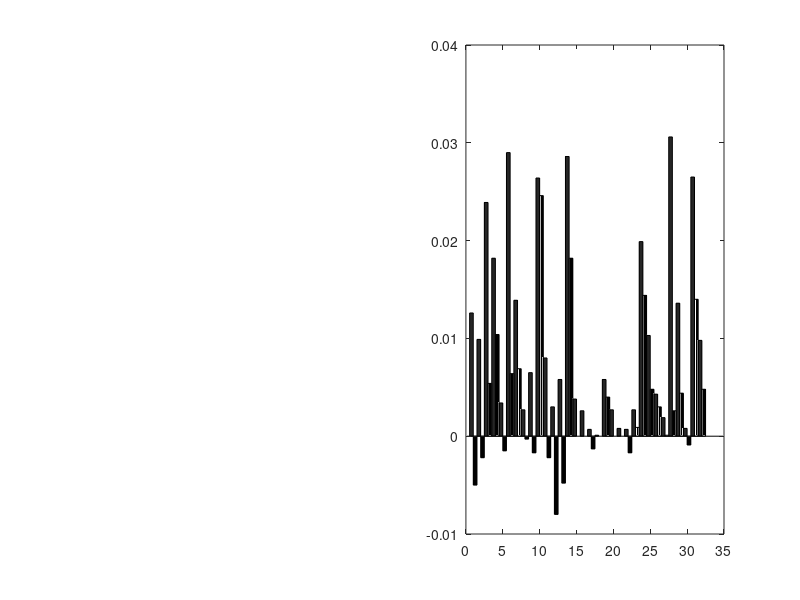

The MATLAB source for this figure: (Note: this script raises an error after producing the figure.)
sac_l=[-0.004636156
0.003366531
0.006793878
0.008981716
0.015048033
0.013219499
0.014202573
0.01176498
0.013989907
0.013119017
0.007724284
0.018067313
0.005686619
0.009799654
0.003912718
0.00718644
0.004100605
0.012798472
0.008576634
0.008418012
0.024461714
0.029260012
0.02649665
0.036571985
0.033555508
0.029945261
0.040986732
0.043932897
0.036878281
0.034624678
0.011190958
0.012458517
0.011095433
0.018151965
0.021081902
0.020139823
0.018512715
0.023507151
0.015620115
0.013669628
0.00410415
0.002154792
0.003963822
0.005170514
0.004991672
0.006282222
0.001913027
0.007274533
0.007692014
0.010539696
0.014496574
0.011294381
0.020697651
0.03193937
0.032686958
0.035148698
0.032857392
0.027557555
0.023992721
0.028021992
0.010177877
0.010332354
0.010328175
0.019357652
0.0171133
0.017456407
0.017835578
0.02296213
0.017282291
0.018172102
0.002349867
-0.000241043
0.001552564
-0.000442624
0.00377704
0.002514415
-0.00397678
0.006415897
0.004052201
0.002949699
0.011692586
0.007973674
0.007071687
0.012525853
0.007057996
0.008653802
0.016921636
0.011965148
0.010651796
0.006418124
0.052197818
0.050283088
0.047831791
0.064192343
0.057932092
0.060466061
0.053754944
0.05150836
0.057763783
0.062032768
0.025267212
0.028187669
0.029825829
0.026563356
0.019672096
0.017821193
0.020099267
0.018540513
0.021202272
0.01331934
0.009022859
0.005543347
0.001803133
0.002650942
0.002294117
0.007109716
0.004451383
0.006086748
0.010117362
0.002612051
0.012011725
0.013489746
0.00675818
0.005813494
0.007288206
0.002856355
0.010071461
0.008219972
0.017202942
0.011651044
0.022230796
0.024826856
0.029517997
0.03636326
0.03795661
0.025200243
0.033163804
0.031021197
0.022519247
0.028400712
0.003312565
-0.001768765
0.004079958
0.003809243
0.002740196
-0.000778803
0.008085929
0.005521868
0.001785937
-0.000928163
0.001639368
0.006575571
0.001855072
0.006280876
0.003196593
0.005934766
0.002483176
0.005281878
0.007693976
0.006277022
0.007469808
0.007513839
-0.003146208
-0.003492097
-7.92517E-05
-0.000350066
-0.001154776
-0.003018819
0.000379024
-0.003142841
0.001890199
0.000282613
-0.001090902
0.000366511
-0.000326925
-0.001133744
0.00049455
0.000950499
-0.003225801
0.002927493
0.009841398
0.017770177
0.008133438
0.009088645
0.016488405
0.013108918
0.007369479
0.010534721
0.007543872
0.005528449
-0.001320167
0.002824063
0.005498742
0.002939841
0.006365222
0.002474743
0.001628734
0.002972095
-0.000177771
0.003592847
-0.001644934
0.002939726
-0.000605276
0.002800852
0.001457796
0.004290761
0.001366377
-8.31331E-05
0.001794546
9.03423E-05
-0.002383436
0.000619047
-0.001881665
-0.001123806
-0.002440007
-0.004651999
-0.000726613
0.002294123
-0.002233829
0.002738472
-0.001515777
0.000787864
0.004629828
0.007025154
0.001762387
0.001724973
0.004292091
0.003858765
-0.000258961
0.001955068
0.010872485
0.007462773
0.012589486
0.022126576
0.021441521
0.019003004
0.017703413
0.013888521
0.024215012
0.019688256
0.006441074
0.004286605
0.004891228
0.004269306
0.009469105
0.006917373
0.011939948
0.000372115
0.00374115
0.010850716
0.004892617
-0.001067359
0.006854983
0.002007476
0.003640201
0.006525955
0.002493569
0.001711108
0.003265167
0.003561896
-0.000772388
0.001910613
0.000986522
-0.003734484
-0.003055923
0.001536121
0.002955408
0.000842906
0.002996625
0.0008126
-0.027930691
-0.02932579
0.017743352
0.048999188
0.043013276
0.015488064
0.016777062
0.035322027
0.031984707
0.032959947
0.005708762
0.007732543
0.00853812
0.019734821
0.008270725
0.017062964
0.012825073
0.013721959
0.007899548
0.011043844
0.001971555
-0.001472357
0.00029002
-0.001362556
-0.006549206
-0.000686553
0.002557508
0.002708435
0.005018851
0.002766612
0.030615854
0.0287927
0.02869148
0.038708089
0.030088786
0.034710288
0.034573712
0.036010108
0.032689873
0.035960272
0.0061103
0.005547276
0.007964083
0.008940713
0.009657001
0.011672396
0.010070831
0.007536772
0.008672168
0.006248759];
sac_ul=[0.005623175
-0.00088105
0.016299464
0.00544049
0.009883108
0.010266491
0.011288486
-0.003657055
-0.007771286
0.008232352
0.012020408
0.013382754
0.005232005
0.008530357
0.012619317
0.01835102
0.006974641
0.007706333
0.002571869
-0.000648124
0.067690226
0.029884416
0.060544526
0.03690047
0.051414233
0.039658839
0.052266196
0.027446932
0.028739693
0.054061601
0.047643909
0.026373227
0.033781094
0.030311504
0.032455287
0.032782268
0.032493203
0.028052299
0.034793483
0.017274766
0.011996428
0.014092425
0.003721333
-0.004899108
0.006957667
0.01361632
0.005690986
-0.005295167
-0.003016219
-0.002646589
0.043933915
0.037917838
0.032791423
0.037954832
0.022005434
0.036394461
0.027380045
0.033119412
0.037809271
0.020489984
0.023341161
0.002253539
0.022881024
0.01309722
0.021761804
0.015362222
0.018663239
0.003051712
0.013989145
0.011238657
0.002103703
0.017548432
0.00546201
-0.000256562
0.003928072
-0.005400726
-0.001113897
-9.96374E-05
-0.003258802
0.004231186
0.004317192
-0.008699831
0.001866814
0.01356028
0.016744868
0.002356103
0.022026143
0.013962272
0.007302437
0.01742634
0.054410755
0.047495616
0.043460733
0.049301575
0.046538811
0.033868595
0.054569607
0.027056404
0.034906521
0.047692415
-0.009148659
0.00480504
0.015136727
0.01754846
0.004390112
0.020525239
0.008881666
0.013667804
-0.008596677
0.009583442
0.006661909
-0.011111626
0.01306067
0.00149523
0.005970518
0.01409355
0.006757773
-0.002470536
0.005245643
0.011978574
-0.002042065
0.010397757
0.008606168
0.011994505
0.000738417
-0.002868536
-0.005858062
0.004418578
2.60054E-05
0.01825493
0.061856915
0.046250267
0.067885378
0.057036222
0.055700128
0.056421624
0.0585232
0.054327564
0.058046638
0.079738077
-0.00500225
0.001771015
-0.002839685
-0.00099139
0.011249236
-0.001771092
-0.000387301
-0.00026363
0.001081445
0.002436505
0.009733533
-0.000195835
-0.00562982
-0.009122975
0.009448679
-6.39747E-05
0.000178434
-0.011820553
0.012406447
0.010063894
0.010489174
0.000462772
0.007620505
-0.00627216
0.01347578
0.009872175
0.00407112
0.008255455
0.00991028
0.002127007
0.007773495
0.000744176
0.018542627
0.010989165
0.006530071
0.000623754
0.005823212
0.010000348
0.004286613
0.008439143
0.001700383
0.017681295
0.023053978
0.014717077
0.020533579
-0.001878011
0.004880503
0.002095004
0.013458681
0.001722761
0.00079097
-0.005119499
0.003267186
0.008211599
0.005641941
0.005401911
-0.006533784
-0.010215841
-0.011955156
-0.009495427
0.006839321
0.011205707
-0.0051586
0.004066169
0.015785917
0.005856326
0.002454157
-0.014312825
-0.000531211
-0.007561577
-0.005653027
-9.16656E-05
0.003188469
0.00460469
-0.006281156
-0.00888931
0.001237849
0.013229172
0.003305614
0.002343941
-0.012772088
0.0052971
0.010301637
0.007029282
-0.006056857
0.007761474
-0.003374625
0.004898763
0.00758324
0.00403658
0.03558892
0.035727872
0.030787285
0.038641816
0.035915861
0.034418921
0.046121178
0.043739645
0.046357576
0.047010906
0.027110291
0.010195085
0.016306345
0.004448207
0.022241723
0.011518215
0.016886897
0.008928826
0.027001022
-0.004060367
0.010325889
0.003347443
0.008412477
0.003451056
0.006462713
-0.001864717
0.002011822
0.00979319
-0.010054215
-0.001086585
-0.001917268
0.004052034
0.001842835
0.00130867
-0.000142796
-0.002178858
-0.007224098
-0.005881294
0.007094776
-0.003512742
0.044487375
0.06492235
0.064056607
0.041220947
0.06083349
0.073129735
0.030643849
0.054205746
0.015530144
0.054765637
0.00716298
0.001784334
0.009605831
0.01468949
0.022488342
0.008188375
0.015880717
0.020388292
-0.002118108
0.017840776
0.001665969
-0.013072526
8.74418E-05
-0.008736554
0.011447374
-0.011317314
0.001223821
-0.007249414
0.002761603
0.00021168
0.041223084
0.038235407
0.056917419
0.039445829
0.051327896
0.048700177
0.039730306
0.040719571
0.056934518
0.035735188
0.030311359
0.017054866
0.026781549
0.019622043
0.025969403
0.013651352
0.035366764
0.025524159
0.025528138
0.029014062];
rul_l=[0.012336674
0.016907852
0.014033643
0.009385214
0.01489514
0.013923236
0.015167196
0.016966991
0.016996563
0.015680969
0.016837946
0.029040611
0.013853531
0.008128173
0.003852425
0.007731526
0.003817704
0.0129188
0.009519301
0.008682492
0.029710924
0.043160583
0.035976553
0.036363723
0.032794338
0.031833957
0.039457002
0.045510066
0.03744938
0.037456882
0.015687612
0.020282501
0.017969121
0.018713654
0.020908405
0.020075803
0.017757442
0.0238513
0.01714919
0.014495485
0.003696107
0.002654279
0.003094889
0.006505464
0.005370032
0.006932815
0.001919224
0.00721746
0.005717342
0.008665168
0.035109882
0.028298748
0.036157714
0.032250362
0.032874745
0.035420551
0.033634658
0.029286922
0.025300039
0.030245376
0.017184095
0.028698496
0.027592851
0.019081581
0.015446301
0.020200495
0.019935981
0.025527268
0.020077967
0.019832176
0.003567595
0.00541285
0.003261143
-0.003351737
0.005115118
-0.000222059
-0.00341829
0.008475865
0.003647306
0.005116146
0.012345091
0.008662268
0.007042438
0.010489992
0.006663546
0.010283209
0.016926205
0.010683184
0.009394927
0.008912505
0.053997189
0.054270982
0.051363225
0.064311955
0.057760685
0.060308508
0.057960254
0.076133077
0.078910572
0.08266814
0.025499789
0.027883945
0.02976914
0.02736654
0.019636707
0.016990446
0.021293139
0.02037962
0.027909853
0.020858416
0.010708741
0.006891792
0.003482414
0.002922685
0.002500755
0.00646846
0.004809154
0.010623575
0.007806889
0.003849148
0.013316413
0.014771281
0.00942334
0.006654678
0.006855225
0.00382024
0.007516899
0.010913619
0.016136304
0.013584911
0.034258707
0.035066426
0.035850549
0.034954993
0.038411635
0.025668705
0.033865073
0.031787936
0.023551627
0.029300385
0.001458375
0.001282
0.003022983
0.004052799
0.002733224
-0.001344876
0.007892266
0.005594262
0.00204864
-0.000897826
-6.56509E-05
0.008033638
0.00156578
0.00808002
0.003355006
0.006433666
0.001936165
0.005154811
0.005037772
0.005389541
0.005772814
0.006097384
-0.001369982
-0.005287919
0.001204907
-0.000752757
-0.000607966
0.000440373
-0.006344786
-0.002877656
0.004424002
0.001988234
-0.000885355
-0.001168549
0.001115937
-0.000257883
-0.000584842
0.00225314
-0.002107106
0.004942619
0.00422284
0.00684314
0.007238732
0.008201682
0.016109203
0.013996449
0.007865347
0.009820535
0.005754526
0.005712322
0.005978112
0.006065644
0.006375335
0.002712129
0.004919378
0.002756425
0.000101489
0.004670848
0.000920541
0.00035185
-0.001838086
0.00151229
0.0016946
0.001747674
0.002340507
0.005319083
-0.000532748
-0.000784803
0.00227478
0.001641686
0.000857225
-0.002135077
0.002904917
0.000397239
-0.001903014
-0.004596681
0.000177501
0.001748247
-0.001429107
0.003231521
0.002632846
0.001198315
0.005272495
0.007179938
0.000798487
0.000730051
0.007092757
0.003237173
-0.000491798
0.007585454
0.029019915
0.022168057
0.019300404
0.023316355
0.023068073
0.020492468
0.018763674
0.015214457
0.025028749
0.022160169
0.008973946
0.009408946
0.01098963
0.007317556
0.013969021
0.011152498
0.013835319
0.007449582
0.008090285
0.013465006
0.012098233
0.007032013
0.00119399
0.002309042
0.004131252
0.005853675
0.005779087
0.002995712
0.006272479
0.008927729
0.003441977
0.000919332
0.003644168
-0.002551019
-0.002247003
0.00211349
0.003603852
0.000769682
-0.00054617
0.000537743
0.053992104
0.0484503
0.042812286
0.051099751
0.044467658
0.01286337
0.025541956
0.069809749
0.067263464
0.064258958
0.013955702
0.014605592
0.017334109
0.019709346
0.008972312
0.017705331
0.0129072
0.013872621
0.009541985
0.011983092
-0.001788796
0.000207611
0.001011508
2.79579E-05
-0.006681332
-0.000548594
0.003182844
0.002945939
0.004319019
0.003238665
0.036457914
0.034974165
0.034839513
0.038743996
0.030483952
0.03532124
0.034025234
0.035733009
0.032629011
0.036305338
0.013672633
0.0092513
0.011450327
0.008353032
0.009461668
0.011746446
0.009965309
0.008331487
0.006644994
0.005581317];
rul_ul=[0.009347089
-0.003862059
0.009942278
1.36051E-05
0.007798067
0.009307326
0.020027518
0.010339847
-0.007456945
0.01586914
0.00682863
0.012860543
0.004126455
0.008234457
0.012752562
0.019258812
0.00551824
0.010223587
-0.001174599
-0.00345407
0.061364917
0.02306808
0.054069509
0.030639282
0.048585613
0.039054818
0.04980201
0.020974954
0.028097947
0.047535669
0.049144177
0.02419908
0.033044469
0.030924333
0.032660907
0.031811268
0.033517651
0.030612039
0.031400445
0.021047743
0.012936274
0.015557401
-0.002026875
0.019013961
0.006895998
0.003100486
0.011280496
-0.013535125
-0.00623131
-0.012015458
0.045877735
0.040448034
0.032074252
0.035961672
0.022149517
0.037069625
0.029751925
0.031799519
0.040886759
0.019602708
0.029092094
0.003001818
0.036374242
0.016284607
0.024035142
0.008490823
0.037749156
0.004101084
0.020707161
0.030548444
-0.002001876
-0.002908842
0.003372106
-0.003123291
-0.002146668
-0.001532962
-0.002109076
-0.000645677
0.00548225
0.004608413
0.005058547
-0.010864145
0.003972571
0.005867999
0.02028663
0.006959006
0.02176924
0.008470709
0.000619369
0.011829138
0.054465544
0.049028062
0.045473576
0.048619753
0.041224865
0.041248423
0.045430964
0.027922467
0.041962533
0.052458468
0.004353929
0.005553202
0.021242251
0.00615249
0.010296663
0.02185823
0.011370444
-0.000621545
-0.00385956
-0.005843146
0.007675834
-0.007211215
0.01393019
-0.002052674
0.008148597
0.014588512
0.005675955
0.001016778
-0.007669152
0.023031296
0.001953996
-0.008428618
-0.011593326
-0.004812259
-0.002064438
0.007201557
-0.004403739
-0.011582284
0.005846014
0.012851238
0.063328576
0.046561801
0.067337631
0.05656995
0.0552224
0.057522509
0.058373439
0.056515722
0.056826445
0.082022707
-0.004471498
0.006796172
-0.000317182
0.003159712
0.003981811
0.000752636
0.003411335
0.000660436
0.008571839
0.011139731
-0.002596502
-0.005075566
-0.002068378
-0.005220244
0.009822631
-0.014477626
0.002602004
-0.000410691
0.003346689
0.010512586
-0.010889644
-0.004526142
-0.009790307
-0.010826919
-0.003244224
-0.005737102
0.001598415
-0.007018274
-0.008037374
-0.001888441
0.015383798
0.003383508
0.00226678
-0.003144661
0.010097285
-0.000949733
-0.005398953
0.007244937
0.003899434
-0.004596597
0.004066077
0.014296513
0.021160719
0.007530433
0.024674052
0.002594623
0.009101708
0.008605246
0.018876234
0.000919815
0.00245507
0.000793046
7.42182E-05
0.013071844
-0.000955319
0.003232733
-7.87653E-05
-0.007530256
-0.000664608
-0.001437475
0.000587707
0.004328322
-0.005629897
0.002028654
-0.010431991
-0.009404949
0.001174532
0.000281119
0.005495145
-0.006190648
0.000615299
0.013585962
-0.001358487
0.005476271
0.004973007
0.008791849
-0.000686831
-0.018927138
0.003117964
-0.017406256
-0.011522205
-0.000521998
0.014904922
-0.004061024
-0.014855577
-0.003155401
0.002080063
0.000489684
0.003545718
0.00376197
0.036764374
0.036147451
0.02861125
0.042221556
0.036118863
0.034345032
0.044971704
0.043206819
0.04291059
0.048265252
0.030383999
0.011981618
0.009206316
0.006993756
0.024232321
0.013595371
0.018221693
0.014917774
0.028487098
-0.004369233
0.007234641
0.00215294
0.011770837
0.000101549
0.003300722
0.001479829
-0.004504056
-0.005753573
-0.009966129
0.001152666
0.002925948
0.005611655
0.00403169
0.007058862
-0.003743283
0.002915799
0.00827788
-0.001708362
-0.00269327
0.002734528
0.042704665
0.064887181
0.06616826
0.041634074
0.059651396
0.074430408
0.032144492
0.062398391
0.030474322
0.010156957
0.006451639
0.000590705
0.008459952
0.009612645
0.017125067
0.01254168
0.011681847
0.018050423
0.003987802
0.009008972
0.008327961
6.17454E-05
-0.00077205
-0.006547132
0.007377169
0.005900439
0.001054582
0.010406944
-0.016607506
-0.006972861
0.040942633
0.038405732
0.05557808
0.041406678
0.052018455
0.050850463
0.041785829
0.043042091
0.055120048
0.036044361
0.030359134
0.016030422
0.024575197
0.021468802
0.023289187
0.012864872
0.034988909
0.028322335
0.025494162
0.027700352];
ll = [0.009584998	0.005472417	0.012592581	-0.004993167;
    0.008627075	0.008674059	0.009879638	-0.002243337;
    0.033671372	0.044860713	0.023888269	0.005377459;
    0.016542821	0.031596105	0.018164251	0.010378891;
    0.005408644	0.004021808	0.003354344	-0.001535496;
    0.025869329	0.032979661	0.029038283	0.006386605;
    0.016101787	0.014563972	0.013878163	0.006869872;
    0.001895123	0.002314378	0.002715711	-0.000287735;
    0.01009323	0.009086262	0.006498603	-0.001717202;
    0.055796305	0.043930103	0.026424153	0.024648891;
    0.022049875	0.007679315	0.007964292	-0.002245012;
    0.005169166	0.005168171	0.003043664	-0.008046295;
    0.009536312	0.00436677	0.005816144	-0.004766032;
    0.029120072	0.059578601	0.028570295	0.018153544;
    0.002585996	0.000528292	0.003804299	0.005786799;
    0.00472183	0.001499781	0.002620264	0.002653688;
    9.78614E-05	0.006001211	0.000707039	-0.001346786;
    0.000113449	0.007375261	0.000108679	0.000648643;
    0.01054075	0.009796525	0.005833335	0.003978555;
    0.002679834	-0.002000663	0.002661755	0.00276572;
    0.001240706	0.00186434	0.000807486	0.002380396;
    -0.000978971	0.00069946	0.000653176	-0.001691936;
    0.002426139	0.002470453	0.002719367	0.000905238;
    0.016899105	0.039430998	0.019922026	0.014373006;
    0.006317862	0.014057627	0.010333279	0.004755579;
    0.003388563	0.003079908	0.004331742	0.002975705;
    0.0004478	-0.000655874	0.001941207	0.000120235;
    0.018503114	0.050379588	0.030632573	0.002611318;
    0.011253836	0.011591103	0.013568513	0.004435534;
    0.000524231	-0.002297594	0.000800661	-0.000854193;
    0.033084116	0.044896939	0.026539055	0.013959514;
    0.00824203	0.024882369	0.00980795	0.004825564];
ll_l = [0.0096    0.0126;
    0.0086    0.0099;
    0.0337    0.0239;
    0.0165    0.0182;
    0.0054    0.0034;
    0.0259    0.0290;
    0.0161    0.0139;
    0.0019    0.0027;
    0.0101    0.0065;
    0.0558    0.0264;
    0.0220    0.0080;
    0.0052    0.0030;
    0.0095    0.0058;
    0.0291    0.0286;
    0.0026    0.0038;
    0.0047    0.0026;
    0.0001    0.0007;
    0.0001    0.0001;
    0.0105    0.0058;
    0.0027    0.0027;
    0.0012    0.0008;
   -0.0010    0.0007;
    0.0024    0.0027;
    0.0169    0.0199;
    0.0063    0.0103;
    0.0034    0.0043;
    0.0004    0.0019;
    0.0185    0.0306;
    0.0113    0.0136;
    0.0005    0.0008;
    0.0331    0.0265;
    0.0082    0.0098];
ll_ul1 = [0.0055   -0.0050;
    0.0087   -0.0022;
    0.0449    0.0054;
    0.0316    0.0104;
    0.0040   -0.0015;
    0.0330    0.0064;
    0.0146    0.0069;
    0.0023   -0.0003;
    0.0091   -0.0017;
    0.0439    0.0246;
    0.0077   -0.0022;
    0.0052   -0.0080;
    0.0044   -0.0048;
    0.0596    0.0182;
    0.0005    0.0058;
    0.0015    0.0027;
    0.0060   -0.0013;
    0.0074    0.0006;
    0.0098    0.0040;
   -0.0020    0.0028;
    0.0019    0.0024;
    0.0007   -0.0017;
    0.0025    0.0009;
    0.0394    0.0144;
    0.0141    0.0048;
    0.0031    0.0030;
   -0.0007    0.0001;
    0.0504    0.0026;
    0.0116    0.0044;
   -0.0023   -0.0009;
    0.0449    0.0140;
    0.0249    0.0048];
ll_sac = [0.00958499800000000,0.00547241700000000;
    0.00862707500000000,0.00867405900000000;
    0.0336713720000000,0.0448607130000000;
    0.0165428210000000,0.0315961050000000;
    0.00540864400000000,0.00402180800000000;
    0.0258693290000000,0.0329796610000000;
    0.0161017870000000,0.0145639720000000;
    0.00189512300000000,0.00231437800000000;
    0.0100932300000000,0.00908626200000000;
    0.0557963050000000,0.0439301030000000;
    0.0220498750000000,0.00767931500000000;
    0.00516916600000000,0.00516817100000000;
    0.00953631200000000,0.00436677000000000;
    0.0291200720000000,0.0595786010000000;
    0.00258599600000000,0.000528292000000000;
    0.00472183000000000,0.00149978100000000;
    9.78614000000000e-05,0.00600121100000000;
    0.000113449000000000,0.00737526100000000;
    0.0105407500000000,0.00979652500000000;
    0.00267983400000000,-0.00200066300000000;
    0.00124070600000000,0.00186434000000000;
    -0.000978971000000000,0.000699460000000000;
    0.00242613900000000,0.00247045300000000;
    0.0168991050000000,0.0394309980000000;
    0.00631786200000000,0.0140576270000000;
    0.00338856300000000,0.00307990800000000;
    0.000447800000000000,-0.000655874000000000;
    0.0185031140000000,0.0503795880000000;
    0.0112538360000000,0.0115911030000000;
    0.000524231000000000,-0.00229759400000000;
    0.0330841160000000,0.0448969390000000;
    0.00824203000000000,0.0248823690000000];
ll_rul1 = [0.0126   -0.0050;
    0.0099   -0.0022;
    0.0239    0.0054;
    0.0182    0.0104;
    0.0034   -0.0015;
    0.0290    0.0064;
    0.0139    0.0069;
    0.0027   -0.0003;
    0.0065   -0.0017;
    0.0264    0.0246;
    0.0080   -0.0022;
    0.0030   -0.0080;
    0.0058   -0.0048;
    0.0286    0.0182;
    0.0038    0.0058;
    0.0026    0.0027;
    0.0007   -0.0013;
    0.0001    0.0006;
    0.0058    0.0040;
    0.0027    0.0028;
    0.0008    0.0024;
    0.0007   -0.0017;
    0.0027    0.0009;
    0.0199    0.0144;
    0.0103    0.0048;
    0.0043    0.0030;
    0.0019    0.0001;
    0.0306    0.0026;
    0.0136    0.0044;
    0.0008   -0.0009;
    0.0265    0.0140;
    0.0098    0.0048];
ve_sac = [0.0001   -0.0001;
    0.0000   -0.0000;
    0.0011    0.0017;
    0.0003    0.0009;
    0.0000   -0.0000;
    0.0007    0.0010;
    0.0002    0.0001;
   -0.0000   -0.0001;
    0.0001   -0.0002;
    0.0030    0.0016;
    0.0004   -0.0002;
    0.0000   -0.0001;
    0.0001   -0.0001;
    0.0008    0.0034;
   -0.0000   -0.0001;
    0.0000   -0.0001;
   -0.0000   -0.0001;
   -0.0000   -0.0000;
    0.0001    0.0000;
   -0.0000   -0.0001;
   -0.0000   -0.0001;
   -0.0000   -0.0001;
   -0.0000   -0.0001;
    0.0003    0.0015;
    0.0000    0.0001;
   -0.0000   -0.0000;
   -0.0000   -0.0001;
    0.0004    0.0023;
    0.0001    0.0001;
   -0.0000   -0.0001;
    0.0011    0.0019;
    0.0001    0.0005];
ve_rul = 1.0e-03 * [0.1431   -0.2278;
    0.0645   -0.0976;
    0.4418   -0.3458;
    0.3098    0.0012;
    0.0045   -0.0837;
    0.8006   -0.1556;
    0.1547   -0.1270;
   -0.0041   -0.1150;
    0.0224   -0.2828;
    0.5877   -0.0415;
    0.0215   -0.2974;
    0.0042   -0.1903;
    0.0218   -0.1687;
    0.7753    0.0381;
    0.0061   -0.0467;
    0.0001   -0.0848;
   -0.0138   -0.1263;
   -0.0118   -0.0831;
    0.0169   -0.0704;
   -0.0035   -0.0990;
   -0.0058   -0.0634;
   -0.0082   -0.0855;
    0.0006   -0.1230;
    0.3629    0.1782;
    0.0946   -0.0966;
    0.0093   -0.0375;
   -0.0175   -0.1218;
    0.6003   -0.3501;
    0.1556   -0.0976;
   -0.0155   -0.0741;
    0.6171    0.0170;
    0.0806   -0.1780];
ve = [0.000103586	-0.000140609	0.000143096	-0.000227809;
    4.53899E-05	-5.29159E-06	6.44501E-05	-9.76124E-05;
    0.001075085	0.001749237	0.000441763	-0.000345835;
    0.000253092	0.000911767	0.000309823	1.20272E-06;
    2.35493E-05	-4.47779E-05	4.46366E-06	-8.37156E-05;
    0.000658521	0.00098489	0.000800633	-0.000155566;
    0.000209322	5.89822E-05	0.000154734	-0.000127025;
    -6.88232E-06	-7.32878E-05	-4.08899E-06	-0.000114989;
    8.61698E-05	-0.000163541	2.24467E-05	-0.000282848;
    0.002984547	0.001586637	0.000587705	-4.15339E-05;
    0.000441811	-0.000206454	2.14678E-05	-0.000297365;
    2.25821E-05	-0.000131567	4.21485E-06	-0.000190302;
    7.94348E-05	-0.000121178	2.18215E-05	-0.000168702;
    0.000844527	0.003408922	0.000775298	3.80678E-05;
    -4.18952E-06	-8.44847E-05	6.09316E-06	-4.669E-05;
    1.64757E-05	-9.90423E-05	7.16878E-08	-8.48017E-05;
    -1.80683E-05	-8.66526E-05	-1.37799E-05	-0.000126259;
    -1.21715E-05	-1.92198E-05	-1.18293E-05	-8.30887E-05;
    7.72115E-05	3.02817E-05	1.68726E-05	-7.04305E-05;
    -2.76919E-06	-0.000131238	-3.51951E-06	-9.90086E-05;
    -3.20659E-06	-8.45529E-05	-5.79461E-06	-6.34015E-05;
    -1.14191E-05	-8.44502E-05	-8.22993E-06	-8.54629E-05;
    -6.26641E-07	-9.19617E-05	5.73219E-07	-0.000123033;
    0.000263214	0.001500438	0.000362939	0.000178224;
    2.56486E-05	0.000106634	9.46229E-05	-9.65931E-05;
    -6.13723E-07	-4.44229E-05	9.34439E-06	-3.74616E-05;
    -3.06382E-05	-0.000115934	-1.74613E-05	-0.000121841;
    0.000430222	0.002297231	0.000600334	-0.000350109;
    0.000100918	7.54726E-05	0.000155633	-9.75508E-05;
    -9.51164E-06	-8.91681E-05	-1.54835E-05	-7.40843E-05;
    0.001078787	0.001860537	0.000617102	1.69631E-05;
    6.03423E-05	0.000459641	8.05995E-05	-0.000178028];
ve_l = [0.0001    0.0001;
    0.0000    0.0001;
    0.0011    0.0004;
    0.0003    0.0003;
    0.0000    0.0000;
    0.0007    0.0008;
    0.0002    0.0002;
   -0.0000   -0.0000;
    0.0001    0.0000;
    0.0030    0.0006;
    0.0004    0.0000;
    0.0000    0.0000;
    0.0001    0.0000;
    0.0008    0.0008;
   -0.0000    0.0000;
    0.0000    0.0000;
   -0.0000   -0.0000;
   -0.0000   -0.0000;
    0.0001    0.0000;
   -0.0000   -0.0000;
   -0.0000   -0.0000;
   -0.0000   -0.0000;
   -0.0000    0.0000;
    0.0003    0.0004;
    0.0000    0.0001;
   -0.0000    0.0000;
   -0.0000   -0.0000;
    0.0004    0.0006;
    0.0001    0.0002;
   -0.0000   -0.0000;
    0.0011    0.0006;
    0.0001    0.0001];
ve_ul = [-0.0001   -0.0002;
   -0.0000   -0.0001;
    0.0017   -0.0003;
    0.0009    0.0000;
   -0.0000   -0.0001;
    0.0010   -0.0002;
    0.0001   -0.0001;
   -0.0001   -0.0001;
   -0.0002   -0.0003;
    0.0016   -0.0000;
   -0.0002   -0.0003;
   -0.0001   -0.0002;
   -0.0001   -0.0002;
    0.0034    0.0000;
   -0.0001   -0.0000;
   -0.0001   -0.0001;
   -0.0001   -0.0001;
   -0.0000   -0.0001;
    0.0000   -0.0001;
   -0.0001   -0.0001;
   -0.0001   -0.0001;
   -0.0001   -0.0001;
   -0.0001   -0.0001;
    0.0015    0.0002;
    0.0001   -0.0001;
   -0.0000   -0.0000;
   -0.0001   -0.0001;
    0.0023   -0.0004;
    0.0001   -0.0001;
   -0.0001   -0.0001;
    0.0019    0.0000;
    0.0005   -0.0002];
% ll_ul = ll_ul1;
% for i = 1 : 32
%     for j = 1 : 2
%         if ve_ul(i,j) <= 0 && ll_ul1(i,j) > ll_l(i,j), ll_ul(i,j) = 0; end
%     end
% end
ll_rul = ll_rul1;
for i = 1 : 32
    if ve_rul(i,2) <= 0 && ll_rul1(i,2) > ll_rul(i,1), ll_rul(i,2) = 0; end
end
% col_pal = [255 0 255; 0 128 128; 128 0 128; 0 255 255];
% col_pal = col_pal / 255;
% col_pal = [0.9294, 0.4902, 0.1922; 0, 0.6902, 0.3137];
col_pal = [0, 0.502, 0; 1, 0, 0.271];
ch = 1:32;
% dist = 2 ;    % give the distance you want >0
% ch = 1:dist:(1+(length(ll_rul)-1)*dist) ;
gcf = figure();
% x0=10;
% y0=10;
% width=550;
% height=400;
% set(gcf,'position',[x0,y0,width,height])
subplot(1,2,2);
x1=1:1:32;
x1 = x1-0.15;
y1=ll_rul(:,1);
err1=[];
for chn = 1:32
    err1=[err1, std(rul_l((chn-1)*10 + 1:(chn-1)*10 + 10))];
end
x2 = x1+0.3;
y2=ll_rul(:,2);
err2=[];
for chn = 1:32
    err2=[err2, std(rul_ul((chn-1)*10 + 1:(chn-1)*10 + 10))];
end
b_ll_l = bar(ch, ll_rul, 'FaceColor', 'flat', 'BarWidth', 1);
for k = 1:size(ll_rul,1)
    for i = 1:2
        b_ll_l(i).CData(k,:) = col_pal(i,:);
    end
end
set(b_ll_l, {'DisplayName'}, {'Learned','Unlearned'}')
% legend()
hold on;
errorbar(x1,y1,err1,'.', 'Color', [0.5, 0.5, 0.5], 'CapSize',3, 'LineWidth', 1);
hold on;
errorbar(x2,y2,err2,'.', 'Color', [0.5, 0.5, 0.5], 'CapSize',3, 'LineWidth', 1);


xlabel('Channel #');
% ylabel('Log Likelihood Ratio (bits/spike)');
title('Rule');
xlim([0 33]);
ylim([-0.02 0.07]);
daspect([200 1 1])
subplot(1,2,1);
x1=1:1:32;
x1 = x1-0.15;
y1=ll_sac(:,1);
err1=[];
for chn = 1:32
    err1=[err1, std(sac_l((chn-1)*10 + 1:(chn-1)*10 + 10))];
end
x2 = x1+0.3;
y2=ll_sac(:,2);
err2=[];
for chn = 1:32
    err2=[err2, std(sac_ul((chn-1)*10 + 1:(chn-1)*10 + 10))];
end
b_ll_ul = bar(ch, ll_sac, 'FaceColor', 'flat', 'BarWidth', 1);
for k = 1:size(ll_sac,1)
    for i = 1:2
        b_ll_ul(i).CData(k,:) = col_pal(i,:);
    end
end
set(b_ll_ul, {'DisplayName'}, {'Learned', 'Unlearned'}')
% legend()
hold on;
errorbar(x1,y1,err1,'.', 'Color', [0.5, 0.5, 0.5], 'CapSize',3, 'LineWidth', 1);
hold on;
errorbar(x2,y2,err2,'.', 'Color', [0.5, 0.5, 0.5], 'CapSize',3, 'LineWidth', 1);

xlabel('Channel #');
ylabel('Log Likelihood Ratio (bits/spike)');
title('Saccade');
xlim([0 33]);
ylim([-0.02 0.07]);
daspect([200 1 1])
% subplot(1,2,3);
% b_ve_l = bar(ch, ve_l, 'FaceColor', 'flat');
% for k = 1:size(ve_l,1)
%     for i = 1:2
%         b_ve_l(i).CData(k,:) = col_pal(i,:);
%     end
% end
% set(b_ve_l, {'DisplayName'}, {'Saccade','Rule'}')
% legend()
% xlabel('Channel #');
% ylabel('Fraction of Variance Explained');
% title('Learned');
% subplot(2,2,4);
% b_ve_ul = bar(ch, ve_ul, 'FaceColor', 'flat');
% for k = 1:size(ve_ul,1)
%     for i = 1:2
%         b_ve_ul(i).CData(k,:) = col_pal(i,:);
%     end
% end
% set(b_ve_ul, {'DisplayName'}, {'Saccade', 'Rule'}')
% legend()
% xlabel('Channel #');
% ylabel('Fraction of Variance Explained');
% title('Unlearned');
% sgtitle('Single Channel Coding Analysis');